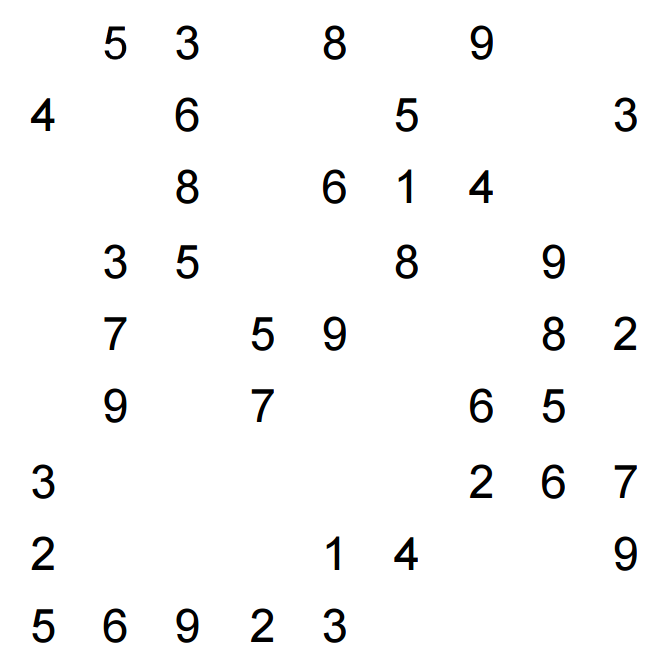
#> input picture training_imgs/sudoku5_white.png, 669 x 672 px
$ python -i sudokupy2.py   (imports and definitions only)   (Python 2 division)   (older library calls are emulated)
#> lines starting #> are read from the running program, lines starting #| are printed output that depends on the picture; after the words box and inside, x2 and y2 are one past the last pixel; in counts of white or black regions, pixels touching at a corner belong together
#> further down, picture is the input picture: shape (672, 669, 3); mean B, G, R 248.2, 248.2, 248.2
from PIL import Image
#from pytesser import *
import henry_ocr
import sudoku_solver
#import pytesseract

import cv2
import numpy as np
import time
import math
import operator
import sys

# [6 lines of commented-out code are left out]

def run(input_img):
    # open the image
    #img = cv2.imread(filename)
    #peek("1",img)

    # resize all input images to the same size for convenience
    img = cv2.resize(input_img,(900,900))

    img2 = np.copy(img)

    # convert img to grayscale
    gray = cv2.cvtColor(img,cv2.COLOR_BGR2GRAY)
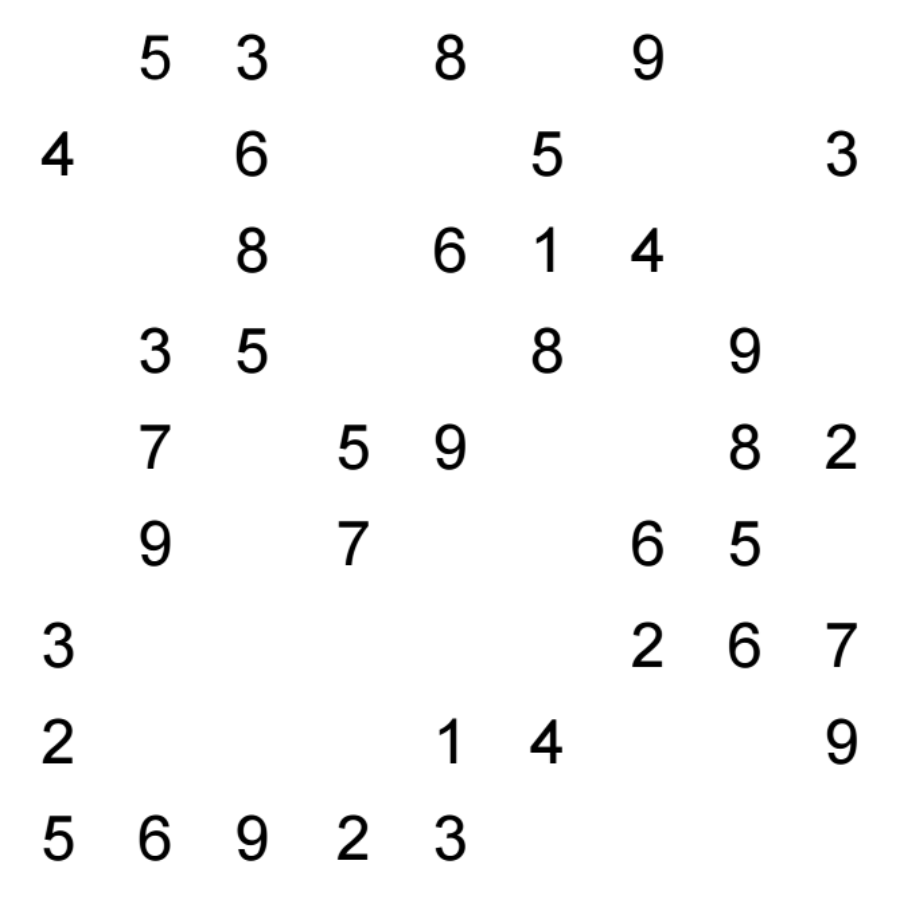
#> gray: shape (900, 900); min 0, max 255, mean 248.2
    #peek("2",gray)

    # blur the image to smooth out noise, even when they look fine they have noise sometimes
    smooth = cv2.GaussianBlur(gray,(3,3),0)
    #peek("3",smooth)

    # adaptive threshold
    thresh = cv2.adaptiveThreshold(smooth,255, cv2.ADAPTIVE_THRESH_GAUSSIAN_C, cv2.THRESH_BINARY_INV, 11,2)
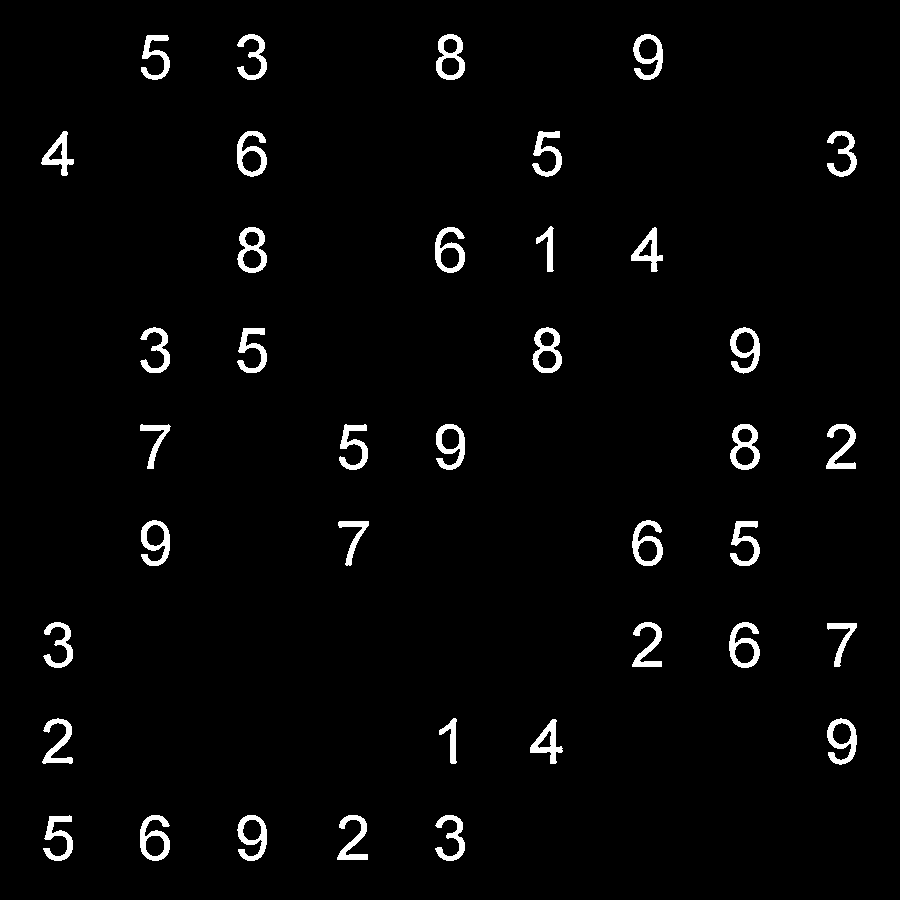
#> thresh: shape (900, 900); 2.7% white; 38 white regions
    thresh2 = cv2.adaptiveThreshold(smooth,255, cv2.ADAPTIVE_THRESH_GAUSSIAN_C, cv2.THRESH_BINARY_INV, 11,2)
    #peek("4",thresh)

    # find contour lines - after this somehow the thresh img is changed, which is why we have thresh2
    _image, contours, hierarchy = cv2.findContours(thresh, cv2.RETR_TREE, cv2.CHAIN_APPROX_SIMPLE)
#> contours = 60 contours; largest, box (x1, y1, x2, y2) and area: (730, 424, 760, 470) 1000, (237, 227, 267, 273) 995, (532, 327, 562, 373) 992, (436, 34, 465, 80) 988, (632, 520, 663, 566) 873
    # [13 lines of commented-out code are left out]


    selected_contours = []
    for cnt in contours:
        if cv2.contourArea(cnt) > 5000 and cv2.contourArea(cnt) < 15000: #trying to isolate actual grids, should work if all images are same size
            x,y,w,h = cv2.boundingRect(cnt)
            selected_contours.append((x,y,w,h))
#> this loop made 60 passes
#> after the loop, selected_contours = []

    #count if there's 81 here
    if len(selected_contours) != 81:
        print("ERROR: wrong number of contours somehow")
        sys.exit()
#> (the program exits here)
